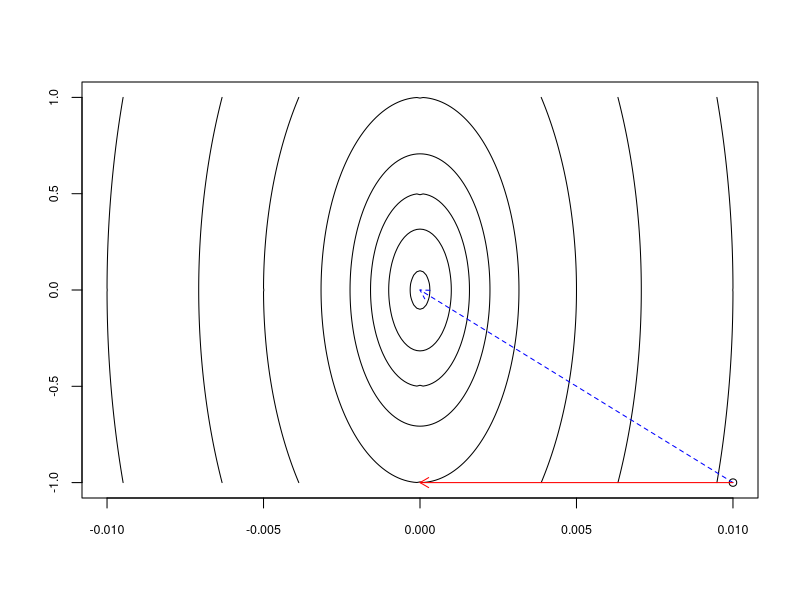

R code for this plot:
# why steepest descent gives bad directions
f <- function(x, y) 10^5 * x^2 + y^2
x <- seq(-1e-2, 1e-2, 1e-4)
y <- seq(-1, 1, 1e-2)
z <- outer(x, y, f)
contour(x = x, y = y, z = z, levels = c(0.01, 0.1, 0.25, 0.5, 1, 2.5, 5, 10), 
        drawlabels = F, cex.lab = 0.75, cex.axis = 0.75)

grad.f <- function(x, y) c(2 * 10^5 * x, 2 * y)
x0 <- c(1e-2, -1)
points(x0[1], x0[2])
grad.x0 <- grad.f(x0[1], x0[2])
x1 <- x0 + 5e-6 * -grad.x0
arrows(x0 = x0[1], y0 = x0[2], x1 = 0, y1 = 0, col = "blue", lty = 2,
       length = 0.1)
arrows(x0 = x0[1], y0 = x0[2], x1 = x1[1], y1 = x1[2], col = "red",
       length = 0.1)

# machine representation
dec2bin <- function(x) {   
  q <- x   
  r <- ""   
  while(q > 0 && nchar(q) < 52) {     
    r <- paste0(q %% 2, r)     
    q <- q %/% 2   
  }   
  return(r) 
}

# test the function by comparing its output to a known result
dec2bin(1e4) == "10011100010000"

x <- "10011100010000" # 1e4
x <- "10101" # 21
q <- as.integer(unlist(strsplit(x, split = NULL)))
r <- rev(seq_len(length(q)))[as.logical(q)]
sum(2^(r - 1))

bin2dec <- function(x) {
  q <- as.integer(unlist(strsplit(x, split = NULL)))
  r <- rev(seq_len(length(q)))[as.logical(q)]
  return(sum(2^(r - 1)))
}

bin2dec(x)
bin2dec(dec2bin(1023))
dec2bin(1023)
